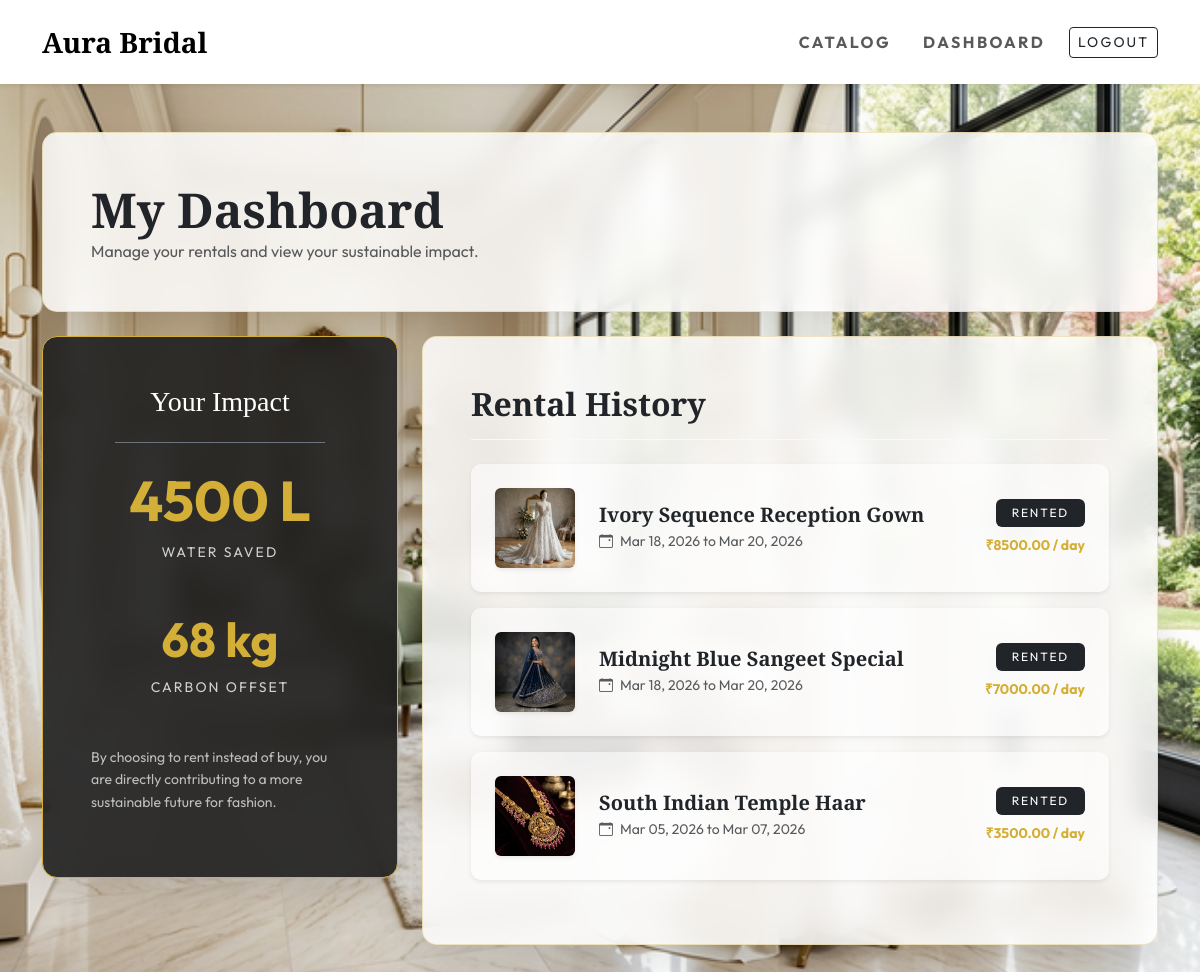
The page /my-dashboard/ (signed in) on the database its author committed.
### rentals/models.py (models this page shows, shortened)
class Booking(models.Model):
    user = models.ForeignKey(User, on_delete=models.CASCADE)
    product = models.ForeignKey(Product, on_delete=models.CASCADE)
    start_date = models.DateField()
    end_date = models.DateField()

class Product(models.Model):
    STATUS_CHOICES = [
        ('available', 'Available'),
        ('rented', 'Rented'),
        ('cleaning', 'Cleaning/Maintenance'),
    ]
    name = models.CharField(max_length=200)
    category = models.ForeignKey(Category, on_delete=models.CASCADE)
    description = models.TextField()
    image = models.ImageField(upload_to='bridal_inventory/')
    rental_price = models.DecimalField(max_digits=10, decimal_places=2)
    security_deposit = models.DecimalField(max_digits=10, decimal_places=2)
    status = models.CharField(max_length=20, choices=STATUS_CHOICES, default='available')
    water_saved = models.IntegerField(help_text="Liters of water saved by renting")
    carbon_offset = models.DecimalField(max_digits=5, decimal_places=2, help_text="kg of CO2 offset")

### rentals/views.py (the view)
# urls.py: path('my-dashboard/', views.user_dashboard, name='user_dashboard'),
@login_required
def user_dashboard(request):
    user_bookings = Booking.objects.filter(user=request.user).select_related('product')
    total_water = user_bookings.aggregate(Sum('product__water_saved'))['product__water_saved__sum'] or 0
    total_impact = user_bookings.aggregate(Sum('product__carbon_offset'))['product__carbon_offset__sum'] or 0
    return render(request, 'rentals/dashboard.html', {
        'bookings': user_bookings,
        'total_water': total_water,
        'total_waste': total_impact
    })

### rentals/templates/rentals/dashboard.html (shortened to what this page needs)
{% extends 'rentals/base.html' %}
{% load static %}
{% block content %}
<div class="container my-5">
    <div class="glass-container mb-4 p-4 p-md-5">
        <h1 class="font-playfair display-5 fw-bold mb-0">My Dashboard</h1>
        <p class="text-muted mb-0">Manage your rentals and view your sustainable impact.</p>
    </div>
    <div class="row g-4">
        <div class="col-md-4">
            <div class="glass-container p-5 text-center"
                style="background: rgba(30, 30, 30, 0.9); border-color: #D4AF37;">
                <h3 class="font-playfair text-white mb-4">Your Impact</h3>
                <div class="border-bottom border-secondary mb-4 mx-4"></div>
                <div class="mb-5">
                    <h1 class="display-4 fw-bold text-gold">{{ total_water|default:"0" }} L</h1>
                    <p class="small text-uppercase tracking-widest text-light mt-2" style="opacity: 0.8;">Water Saved
                    </p>
                </div>
                <div>
                    <h2 class="display-5 fw-bold text-gold">{{ total_waste|default:"0" }} kg</h2>
                    <p class="small text-uppercase tracking-widest text-light mt-2" style="opacity: 0.8;">Carbon Offset
                    </p>
                </div>
                <div class="mt-5 text-start">
                    <p class="text-light small" style="opacity: 0.7; line-height: 1.6;">By choosing to rent instead of
                        buy, you are directly contributing to a more sustainable future for fashion.</p>
                </div>
            </div>
        </div>
        <div class="col-md-8">
            <div class="glass-container p-4 p-md-5 h-100">
                <div class="d-flex justify-content-between align-items-center mb-4 pb-3 border-bottom border-light">
                    <h2 class="font-playfair fw-bold mb-0">Rental History</h2>
                </div>
                <div class="rental-list mt-4">
                    {% for booking in bookings %}
                    <div class="card mb-3 border-0 shadow-sm transition-hover"
                        style="background: rgba(255, 255, 255, 0.6); border-radius: 10px;">
                        <div class="card-body p-4">
                            <div class="row align-items-center">
                                <div class="col-auto">
                                    {% if booking.product.image %}
                                    <img src="{{ booking.product.image.url }}" alt="{{ booking.product.name }}"
                                        class="rounded shadow-sm" style="width: 80px; height: 80px; object-fit: cover;">
                                    {% else %}
                                    <div class="bg-secondary rounded shadow-sm d-flex justify-content-center align-items-center text-white"
                                        style="width: 80px; height: 80px; font-size: 0.8rem;">
                                        No Img
                                    </div>
                                    {% endif %}
                                </div>
                                <div class="col">
                                    <h5 class="font-playfair fw-bold mb-1">{{ booking.product.name }}</h5>
                                    <p class="text-muted small mb-0">
                                        <i class="bi bi-calendar-event me-1"></i>
                                        {{ booking.start_date|date:"M d, Y" }} to {{ booking.end_date|date:"M d, Y" }}
                                    </p>
                                </div>
                                <div class="col-auto text-end">
                                    <span class="badge bg-dark fw-normal px-3 py-2 text-uppercase tracking-widest mb-2">
                                        {{ booking.product.status }}
                                    </span>
                                    <div class="text-gold small fw-bold">₹{{ booking.product.rental_price }} / day</div>
                                </div>
                            </div>
                        </div>
                    </div>
                    {% endfor %}
                </div>
            </div>
        </div>
    </div>
</div>
{% endblock %}

### rentals/templates/rentals/dashboard.html (style rules this page uses)
.transition-hover { transition: transform 0.2s ease, box-shadow 0.2s ease, background 0.2s ease; }

### rows shown on the page
Booking: product.image (picture), product.name "Ivory Sequence Reception Gown", start_date "Mar 18, 2026", end_date "Mar 20, 2026", product.status "RENTED", product.rental_price "8500.00"
Booking: product.image (picture), product.name "Midnight Blue Sangeet Special", start_date "Mar 18, 2026", end_date "Mar 20, 2026", product.status "RENTED", product.rental_price "7000.00"
Booking: product.image (picture), product.name "South Indian Temple Haar", start_date "Mar 05, 2026", end_date "Mar 07, 2026", product.status "RENTED", product.rental_price "3500.00"

### other values the page prints
{{ total_water|default:"0" }} "4500"
{{ total_waste|default:"0" }} "68"
